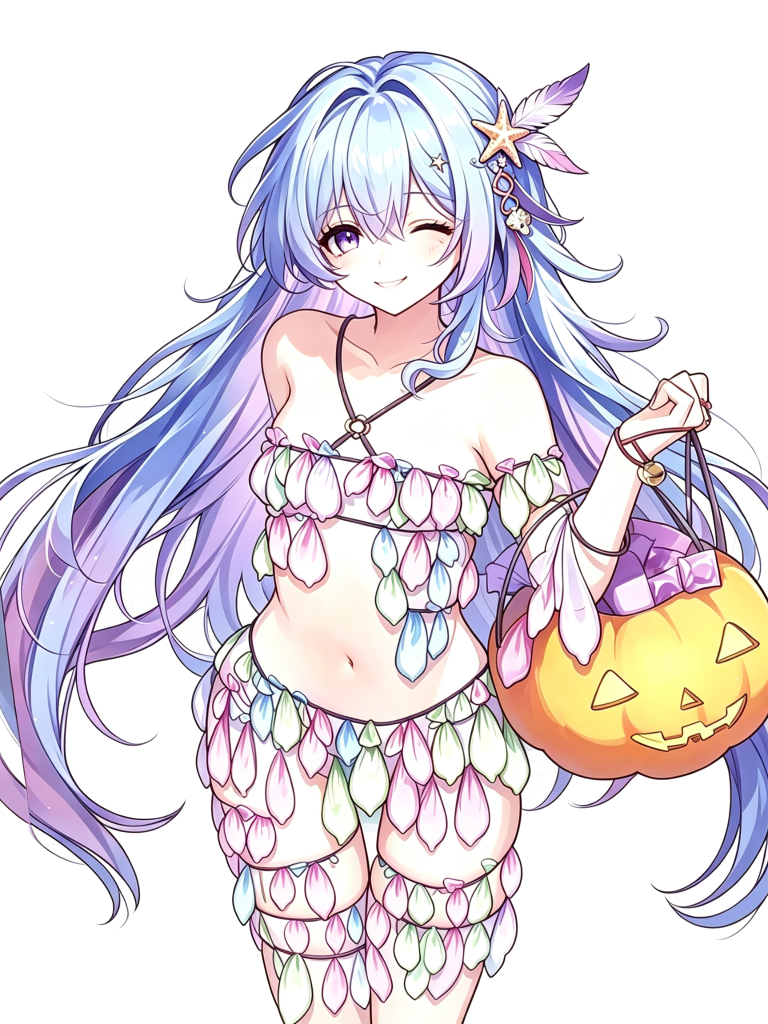
#> input picture assets-processed/blink-01.png, 1536 x 2048 px (shown at 1/2 size); its folder holds 4 pictures in this run
$ python resize-for-process.py
#> lines starting #> are read from the running program, lines starting #| are printed output that depends on the picture
from PIL import Image
import os
import glob

ROOT = os.path.dirname(os.path.abspath(__file__))
src_dir = os.path.join(ROOT, 'assets-processed')
dst_dir = os.path.join(ROOT, 'taozi-pet', 'incoming-assets')

target_width = 1024

files = sorted(glob.glob(os.path.join(src_dir, '*.png')))
print(f'Resizing {len(files)} images to width={target_width}...')

for i, f in enumerate(files):
    img = Image.open(f).convert('RGBA')
#> img is the input picture: PIL image 1536x2048 RGBA; mean R, G, B, A 223.5, 215.7, 223.1, 150.7
    w, h = img.size
#> w = 1536; h = 2048
    if w != target_width:
        ratio = target_width / w
#> ratio = 0.667
        new_h = int(h * ratio)
#> new_h = 1365
        img = img.resize((target_width, new_h), Image.LANCZOS)
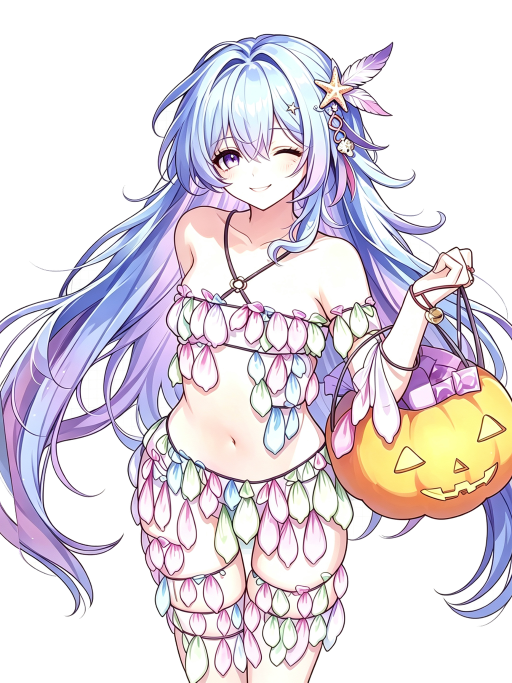
#> img: PIL image 1024x1365 RGBA (shown at 1/2 size); mean R, G, B, A 122.7, 114.7, 122.3, 150.7; transparent parts drawn white
    fname = os.path.basename(f)
    img.save(os.path.join(dst_dir, fname))
    if (i+1) % 20 == 0:
        print(f'  [{i+1}/{len(files)}] done')
#> pass 2 of the loop `for i, f in enumerate(files):`:
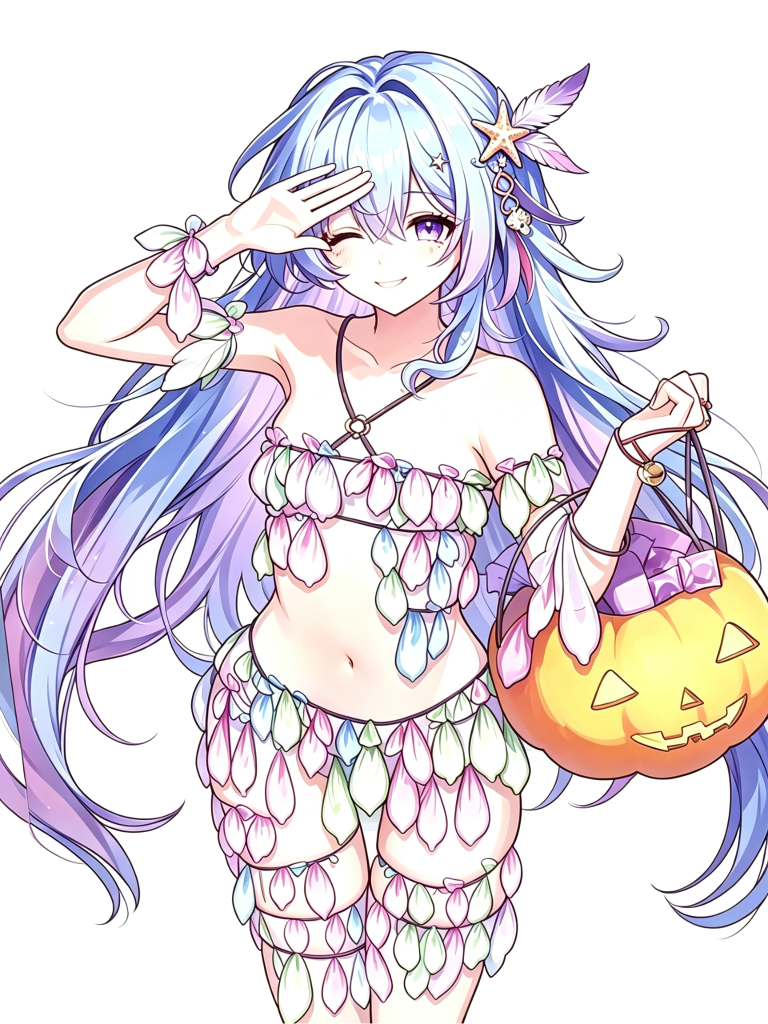
#> input picture assets-processed/blink-02.png, 1536 x 2048 px (shown at 1/2 size)
#> img is the input picture: PIL image 1536x2048 RGBA; mean R, G, B, A 225.7, 217.5, 224.3, 156.5
#> `img = img.resize((target_width, new_h), Image.LANCZOS)`:
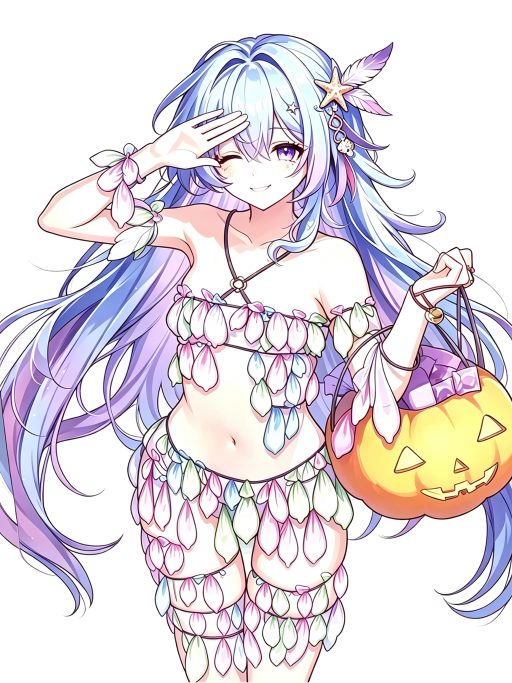
#> img: PIL image 1024x1365 RGBA (shown at 1/2 size); mean R, G, B, A 129.8, 121.6, 128.5, 156.5; transparent parts drawn white
#> pass 3 of the loop `for i, f in enumerate(files):`:
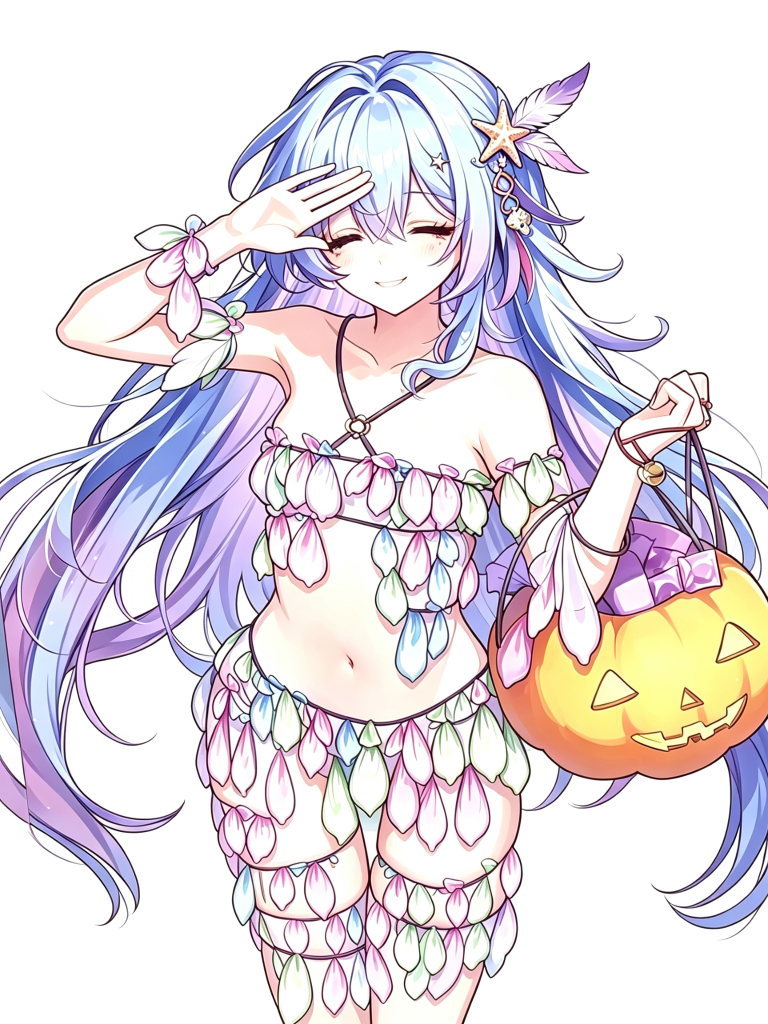
#> input picture assets-processed/blink-03.png, 1536 x 2048 px (shown at 1/2 size)
#> img is the input picture: PIL image 1536x2048 RGBA; mean R, G, B, A 226.3, 218.2, 225, 156.5
#> `img = img.resize((target_width, new_h), Image.LANCZOS)`:
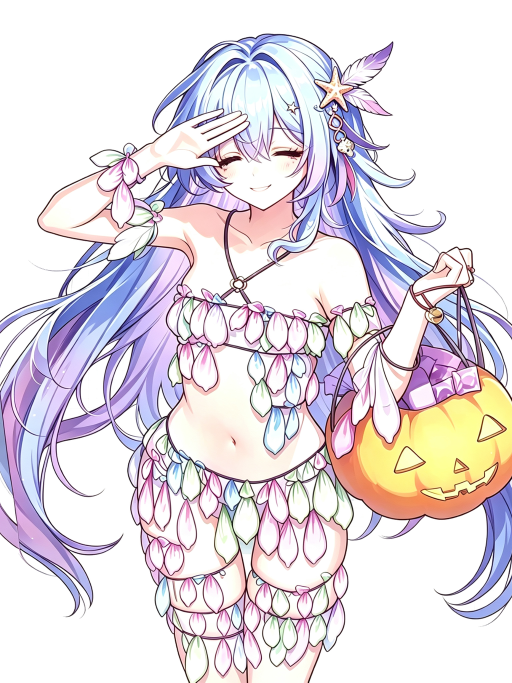
#> img: PIL image 1024x1365 RGBA (shown at 1/2 size); mean R, G, B, A 130.3, 122.3, 129.2, 156.5; transparent parts drawn white
#> the loop made 4 passes; the first 3 are shown

print(f'Done: {len(files)} images resized and copied to incoming-assets')
